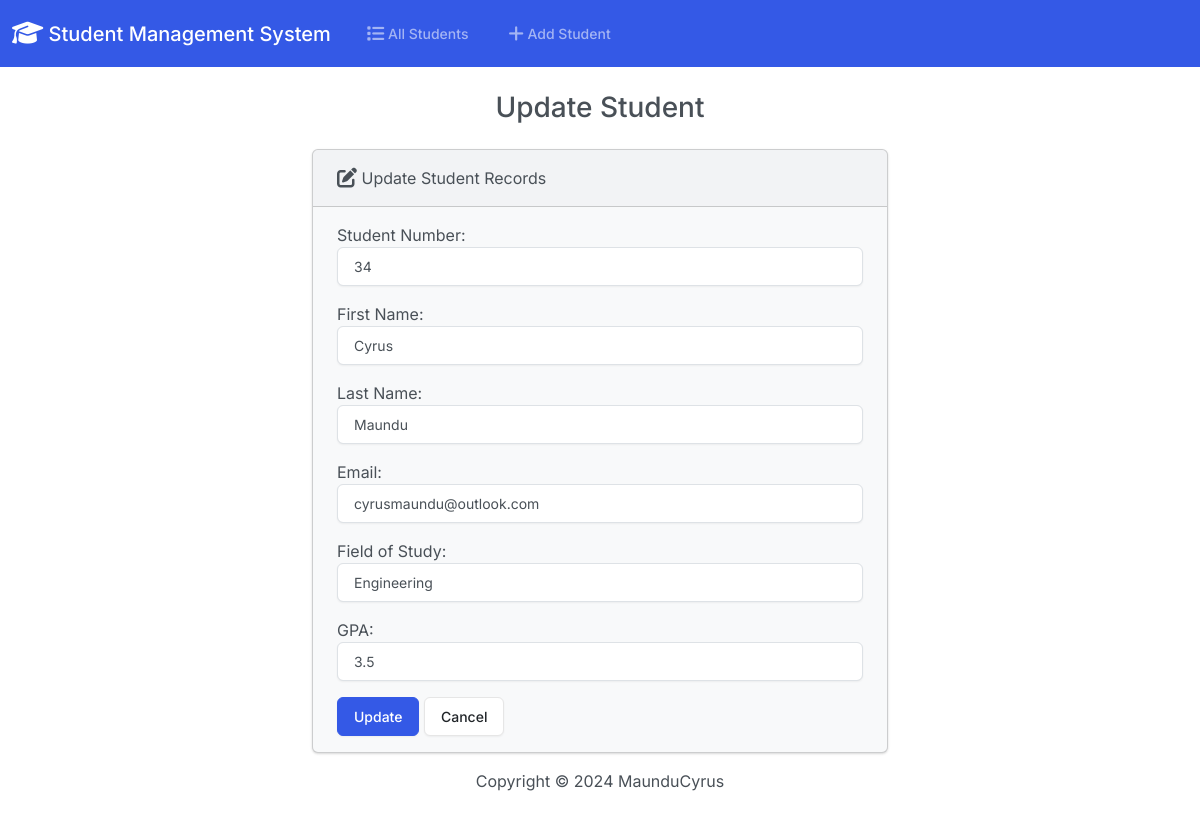
The app's page /edit/1/, older data.
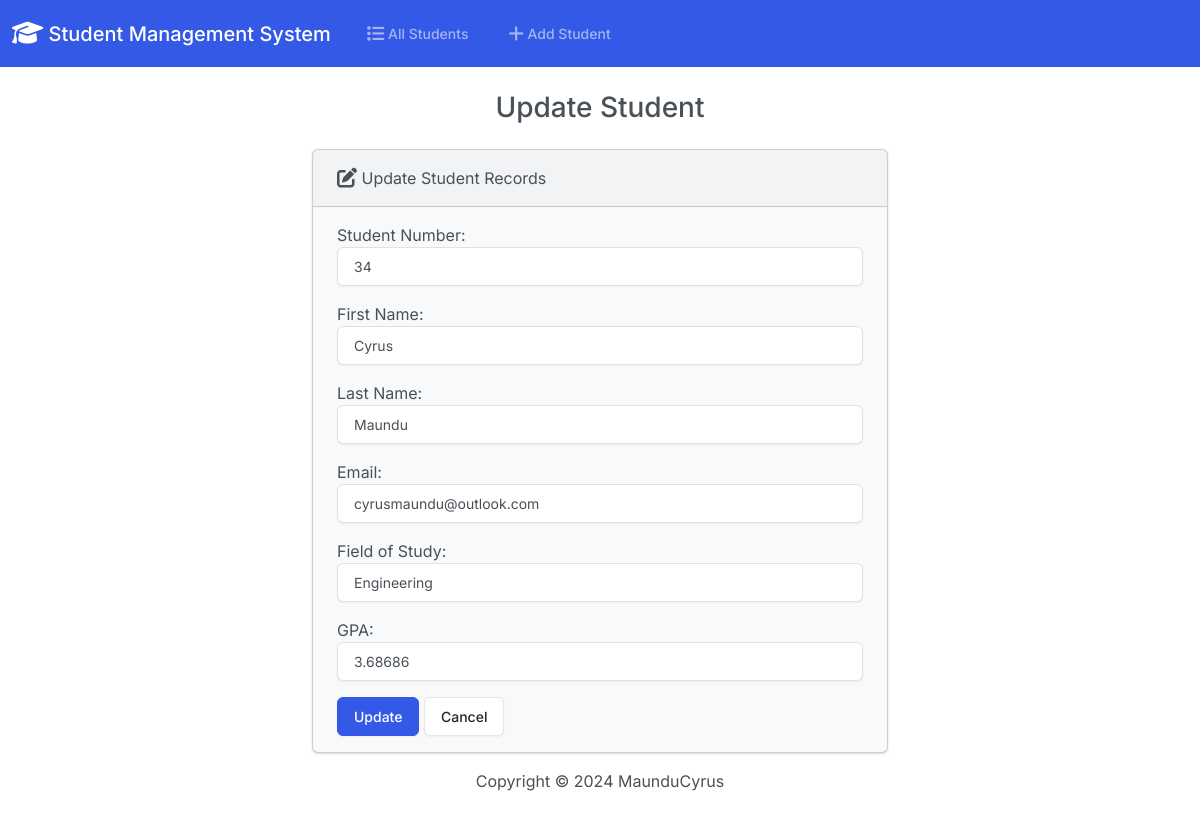
The same page, newer data.
### application/models.py (models this page shows, shortened)
class Student(models.Model):
    student_number = models.PositiveIntegerField()
    first_name = models.CharField(max_length=50)
    last_name = models.CharField(max_length=50)
    email = models.EmailField(max_length=50)
    field_of_study = models.CharField(max_length=50)
    gpa = models.FloatField()

### application/views.py (the view)
# urls.py: path('edit/<int:id>/', views.edit, name='edit'),
def edit(request, id):
    student = get_object_or_404(Student, pk=id)
    if request.method == 'POST':
        form = StudentForm(request.POST, instance=student)
        if form.is_valid():
            form.save()
            return render(request, 'students/edit.html', {
                'form': form,
                'success': True,
            })
    else:
        form = StudentForm(instance=student)
    return render(request, 'students/edit.html', {
        'form': form,
    })

### application/forms.py
class StudentForm(forms.ModelForm):
    class Meta:
        model = Student
        fields = ['student_number', 'first_name', 'last_name', 'email', 'field_of_study', 'gpa']
        labels = {
            'student_number': 'Student Number',
            'first_name': 'First Name',
            'last_name': 'Last Name',
            'email': 'Email',
            'field_of_study': 'Field of Study',
            'gpa': 'GPA'
        }
        widgets = {
            'student_number': forms.NumberInput(attrs={'class': 'form-control'}),
            'first_name': forms.TextInput(attrs={'class': 'form-control'}),
            'last_name': forms.TextInput(attrs={'class': 'form-control'}),
            'email': forms.EmailInput(attrs={'class': 'form-control'}),
            'field_of_study': forms.TextInput(attrs={'class': 'form-control'}),
            'gpa': forms.NumberInput(attrs={'class': 'form-control'}),
        }

### application/templates/students/edit.html (shortened to what this page needs)
{% extends "students/base.html" %}
{% block body %}
    <h3 class="text-center m-4">Update Student</h3>
    {% if success %}
    <div class="alert alert-success" role="alert">
    The student updated successfully
        <a href="{% url 'index' %}" class="alert-link"> Go to Home Page</a>
    </div>
    {% else %}
        <div class="row justify-content-center">
        <div class="col-6">
            <div class="card bg-light mb-3">
              <div class="card-header">
                  <i class="fa-solid fa-pen-to-square fa-lg"></i> Update Student Records
              </div>
              <div class="card-body">
                  <form action="" method="POST">
                      {{ form.as_p }}
                      <button type="submit" class="btn btn-primary">Update</button>
                      <a href="{% url 'index' %}" class="btn btn-secondary">Cancel</a>
                  </form>
              </div>
            </div>
        </div>
        </div>
    {% endif %}
{% endblock %}

Row changes from the older to the newer data that the page shows:
changed Student "Cyrus": gpa "3.5" → "3.68686"
